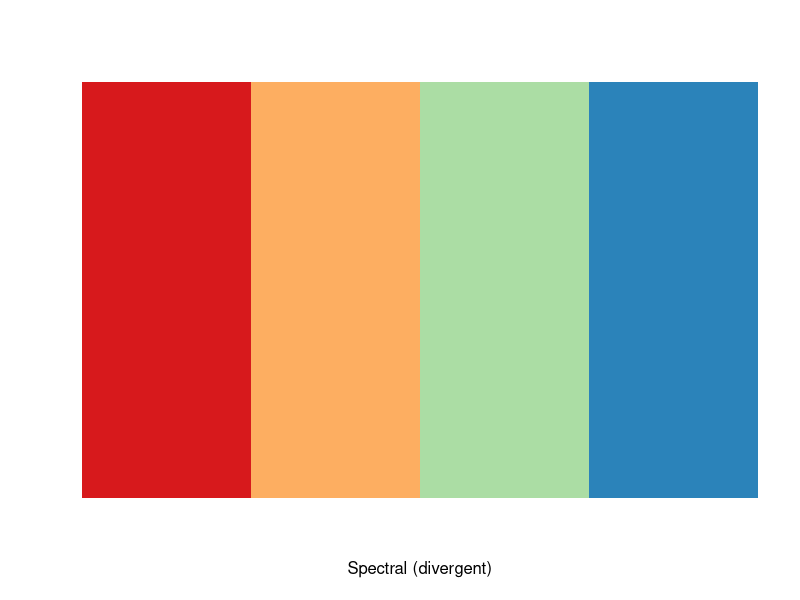

Generate this figure with R: (Note: this script raises an error after producing the figure.)
rm(list=ls())

#library("epanetReader")
library("car")
library("dplyr")

##################################################
#ZOI.dat <- read.inp("hydro_echo_NAA_20220624.inp")
#str(ZOI.dat)



##################################################
library("RColorBrewer")
display.brewer.pal(4, "Spectral")
brewer.pal(4, "Spectral")

flow.dat <- read.csv("data_inflow/Inflow.csv")
flow.dat <- transform(flow.dat, bg.col = ifelse(OMR < -6000, "#D7191C95", ifelse(OMR < -4900 & OMR >-6000, "#FDAE6195", ifelse(OMR > -2200, "#2B83BA95", "#ABDDA495"))))
flow.dat <- transform(flow.dat, bg.col = as.character(bg.col))

flow.dat[1:50,]
flow.dat[400:500,]

head(flow.dat)
unique(flow.dat$OMR)

############### Quantile Subset ##############

flow.dat <- read.csv("data_inflow/Inflow.csv")

###############

Sac.quant <- quantile(flow.dat$Sac.cfs, probs = c(0.25, 0.5, 0.75))
Sjr.quant <- quantile(flow.dat$SJR.cfs, probs = c(0.25, 0.5, 0.75))


Flow.subset <- transform(flow.dat, Sub.group = ifelse(Sac.cfs <=  1.2*Sac.quant[[2]] &
                                                        Sac.cfs >=  0.8*Sac.quant[[2]] &
                                                        SJR.cfs <= 1.2*Sjr.quant[[1]] &
                                                        SJR.cfs >= 0.8*Sjr.quant[[1]], "A",
                                                      ifelse(Sac.cfs <=  1.2*Sac.quant[[2]] &
                                                               Sac.cfs >=  0.8*Sac.quant[[2]] &
                                                               SJR.cfs <= 1.2*Sjr.quant[[2]] &
                                                               SJR.cfs >= 0.8*Sjr.quant[[2]], "B",
                                                             ifelse(Sac.cfs <=  1.2*Sac.quant[[2]] &
                                                                      Sac.cfs >=  0.8*Sac.quant[[2]] &
                                                                      SJR.cfs <= 1.2*Sjr.quant[[3]] &
                                                                      SJR.cfs >= 0.8*Sjr.quant[[3]], "C",
                                                                    ifelse(SJR.cfs <=  1.2*Sjr.quant[[2]] &
                                                                             SJR.cfs >=  0.8*Sjr.quant[[2]] &
                                                                             Sac.cfs <= 1.2*Sac.quant[[1]] &
                                                                             Sac.cfs >= 0.8*Sac.quant[[1]], "D",
                                                                           ifelse(SJR.cfs <=  1.2*Sjr.quant[[2]] &
                                                                                    SJR.cfs >=  0.8*Sjr.quant[[2]] &
                                                                                    Sac.cfs <= 1.2*Sac.quant[[3]] &
                                                                                    Sac.cfs >= 0.8*Sac.quant[[3]], "E", "F"))))))


Flow.subset <- subset(Flow.subset, Sub.group != "F")
nrow(Flow.subset)

### Summarize counts of OMR across groups ###

Flow.sum <- Flow.subset %>%
  group_by(OMR, Sub.group) %>%
  summarise(Count = length(OMR)) %>%
  as.data.frame(Flow.sum)

Flow.sum

### Alternatively subset Directly ##
Flow.subset <- subset(flow.dat, Sac.cfs <=  1.2*Sac.quant[[2]] &
                        Sac.cfs >=  0.8*Sac.quant[[2]] &
                        SJR.cfs <= 1.2*Sjr.quant[[1]] &
                        SJR.cfs >= 0.8*Sjr.quant[[1]] |

                        Sac.cfs <=  1.2*Sac.quant[[2]] &
                        Sac.cfs >=  0.8*Sac.quant[[2]] &
                        SJR.cfs <= 1.2*Sjr.quant[[2]] &
                        SJR.cfs >= 0.8*Sjr.quant[[2]] |

                        Sac.cfs <=  1.2*Sac.quant[[2]] &
                        Sac.cfs >=  0.8*Sac.quant[[2]] &
                        SJR.cfs <= 1.2*Sjr.quant[[3]] &
                        SJR.cfs >= 0.8*Sjr.quant[[3]] |

                        SJR.cfs <=  1.2*Sjr.quant[[2]] &
                        SJR.cfs >=  0.8*Sjr.quant[[2]] &
                        Sac.cfs <= 1.2*Sac.quant[[1]] &
                        Sac.cfs >= 0.8*Sac.quant[[1]] |

                        SJR.cfs <=  1.2*Sjr.quant[[2]] &
                        SJR.cfs >=  0.8*Sjr.quant[[2]] &
                        Sac.cfs <= 1.2*Sac.quant[[3]] &
                        Sac.cfs >= 0.8*Sac.quant[[3]])

nrow(Flow.subset)

## Added: plot the subsetted data to check -----------------------------------
library(ggplot2)
library(viridis)
ggplot(Flow.subset) +
  geom_point(aes(x = Sac.cfs, y = SJR.cfs, color = Sub.group, shape = factor(OMR)), size = 3) +
  geom_vline(xintercept = Sac.quant[[2]], linetype = "dashed") +
  geom_hline(yintercept = Sjr.quant[[2]], linetype = "dashed") +
  labs(x = "Sacramento Inflow (cfs)", y = "SJR Inflow (cfs)") +
  scale_color_viridis(option = "turbo", discrete = TRUE) +
  theme_bw()


########################################################
################## Quantile Plot #######################
########################################################

jpeg(filename = "Quantile_subset.jpg", heigh=7.5, width = 5.5, units="in", bg="white", res=500)

par(mfrow=c(2,1), oma=c(3.25, 3.75, 0.5, 1), mar=c(0.25, 0.75, 0.25, 0.25), bty="l")

plot(flow.dat$Sac.cfs, flow.dat$SJR.cfs, pch=21, lwd=0.25, bg=flow.dat$bg.col, cex=1.2, xlim=c(5000, 80000), ylim=c(0, 20000), las=1, xlab="", ylab="", axes=FALSE, frame=TRUE)
axis(1, at = c(20000, 40000, 60000, 80000), labels=FALSE)
axis(2, at = c(0, 5000, 10000, 15000, 20000), las=1)

polygon(c(0.8*Sac.quant[[2]], 1.2*Sac.quant[[2]], 1.2*Sac.quant[[2]], 0.8*Sac.quant[[2]]),
        c(0.8*Sjr.quant[[2]], 0.8*Sjr.quant[[2]], 1.2*Sjr.quant[[2]], 1.2*Sjr.quant[[2]]), lty=2, border="purple")

polygon(c(0.8*Sac.quant[[2]], 1.2*Sac.quant[[2]], 1.2*Sac.quant[[2]], 0.8*Sac.quant[[2]]),
        c(0.8*Sjr.quant[[1]], 0.8*Sjr.quant[[1]], 1.2*Sjr.quant[[1]], 1.2*Sjr.quant[[1]]), lty=2, border="purple")

polygon(c(0.8*Sac.quant[[2]], 1.2*Sac.quant[[2]], 1.2*Sac.quant[[2]], 0.8*Sac.quant[[2]]),
        c(0.8*Sjr.quant[[3]], 0.8*Sjr.quant[[3]], 1.2*Sjr.quant[[3]], 1.2*Sjr.quant[[3]]), lty=2, border="purple")


#Sac quantiles
lines(c(Sac.quant[[2]], Sac.quant[[2]]), c(0, 20000), lty=2, lwd=0.8, col="black")
#SJR quantiles
lines(c(0, 90000), c(Sjr.quant[[2]], Sjr.quant[[2]]), lty=2, lwd=0.8, col="black")

points(c(70000, 70000, 70000, 70000), c(20000, 19250, 18500, 17750), pch=21, lwd=0.5, bg=c("#D7191C", "#FDAE61", "#ABDDA4", "#2B83BA"))
text(c(70000, 70000, 70000, 70000), c(20000, 19250, 18500, 17750), labels=c("-6,500", "-5,000", "-3,500", "-2,000"), pos=4, cex=0.75)

mtext(2, text="San Joaquin Inflow (cfs)", line=3.5)

plot(flow.dat$Sac.cfs, flow.dat$SJR.cfs, pch=21, lwd=0.25, bg=flow.dat$bg.col, cex=1.2, xlim=c(5000, 80000), ylim=c(0, 20000), las=1, xlab="", ylab="", axes=FALSE, frame=TRUE)
axis(1, at = c(20000, 40000, 60000, 80000))
axis(2, at = c(0, 5000, 10000, 15000, 20000), las=1)

polygon(c(0.8*Sac.quant[[2]], 1.2*Sac.quant[[2]], 1.2*Sac.quant[[2]], 0.8*Sac.quant[[2]]),
        c(0.8*Sjr.quant[[2]], 0.8*Sjr.quant[[2]], 1.2*Sjr.quant[[2]], 1.2*Sjr.quant[[2]]), lty=2, border="purple")

polygon(c(0.8*Sac.quant[[1]], 1.2*Sac.quant[[1]], 1.2*Sac.quant[[1]], 0.8*Sac.quant[[1]]),
        c(0.8*Sjr.quant[[2]], 0.8*Sjr.quant[[2]], 1.2*Sjr.quant[[2]], 1.2*Sjr.quant[[2]]), lty=2, border="purple")

polygon(c(0.8*Sac.quant[[3]], 1.2*Sac.quant[[3]], 1.2*Sac.quant[[3]], 0.8*Sac.quant[[3]]),
        c(0.8*Sjr.quant[[2]], 0.8*Sjr.quant[[2]], 1.2*Sjr.quant[[2]], 1.2*Sjr.quant[[2]]), lty=2, border="purple")


#Sac quantiles
lines(c(Sac.quant[[2]], Sac.quant[[2]]), c(0, 20000), lty=2, lwd=0.8, col="black")
#SJR quantiles
lines(c(0, 90000), c(Sjr.quant[[2]], Sjr.quant[[2]]), lty=2, lwd=0.8, col="black")


mtext(1, text="Sacramento Inflow (cfs)", line=2.25)
mtext(2, text="San Joaquin Inflow (cfs)", line=3.5)

dev.off()



############# OMR Frequency ################

flow.sum <- flow.dat %>%
  group_by(OMR) %>%
  summarise(tot.count = length(OMR)) %>%
  as.data.frame(flow.sum)

flow.sum

################# Quantiles and plot ##################

Sac.quant <- quantile(flow.dat$Sac.cfs, probs = c(0.25, 0.5, 0.75))
Sjr.quant <- quantile(flow.dat$SJR.cfs, probs = c(0.25, 0.5, 0.75))


jpeg(filename = "Sac_SJR_Inflow.jpg", heigh=5, width = 7, units="in", bg="white", res=500)

par(mfrow=c(1,1), oma=c(3.25, 3.75, 0.5, 0.5), mar=c(0.25, 0.75, 0.5, 0.25), bty="l")

plot(flow.dat$Sac.cfs, flow.dat$SJR.cfs, pch=21, lwd=0.25, bg=flow.dat$bg.col, cex=1.2, xlim=c(5000, 80000), ylim=c(0, 20000), las=1, xlab="", ylab="")
par(new=TRUE)
dataEllipse(flow.dat$Sac.cfs, flow.dat$SJR.cfs, levels=c(0.25, 0.5, 0.75), center.cex = 0.5, ellipse.label = c(0.25, 0.5, 0.75), plot.points=FALSE, xlim=c(5000, 80000), ylim=c(0, 20000), las=1, xlab="", ylab="", col="black", lwd=0.8)

#Sac quantiles
lines(c(Sac.quant[[1]], Sac.quant[[1]]), c(0, 20000), lty=2, lwd=0.8, col="black")
lines(c(Sac.quant[[2]], Sac.quant[[2]]), c(0, 20000), lty=2, lwd=0.8, col="black")
lines(c(Sac.quant[[3]], Sac.quant[[3]]), c(0, 20000), lty=2, lwd=0.8, col="black")

#SJR quantiles
lines(c(0, 90000), c(Sjr.quant[[1]], Sjr.quant[[1]]), lty=2, lwd=0.8, col="black")
lines(c(0, 90000), c(Sjr.quant[[2]], Sjr.quant[[2]]), lty=2, lwd=0.8, col="black")
lines(c(0, 90000), c(Sjr.quant[[3]], Sjr.quant[[3]]), lty=2, lwd=0.8, col="black")

text(Sac.quant[[1]], Sjr.quant[[1]], labels=expression("25"^"th"), cex=0.75)
text(Sac.quant[[2]], Sjr.quant[[2]], labels=expression("50"^"th"), cex=0.75)
text(Sac.quant[[3]], Sjr.quant[[3]], labels=expression("75"^"th"), cex=0.75)

points(c(75000, 75000, 75000, 75000), c(20000, 19250, 18500, 17750), pch=21, lwd=0.5, bg=c("#D7191C", "#FDAE61", "#ABDDA4", "#2B83BA"))
text(c(75000, 75000, 75000, 75000), c(20000, 19250, 18500, 17750), labels=c("-6,500", "-5,000", "-3,500", "-2,000"), pos=4, cex=0.75)


mtext(1, text="Sacramento Inflow (cfs)", line=2.25)
mtext(2, text="San Joaquin Inflow (cfs)", line=3.5)

dev.off()

###########################################



################# 50th percentile ###################
flow.sub50 <- subset(flow.dat, Sac.cfs <= 1.1*Sac.quant[[2]] &
                       Sac.cfs >= 0.9*Sac.quant[[2]] &
                       SJR.cfs <= 1.1*Sjr.quant[[2]] &
                       SJR.cfs >= 0.9*Sjr.quant[[2]])

flow.sum50 <- flow.sub50 %>%
  group_by(OMR) %>%
  summarise(count = length(OMR)) %>%
  as.data.frame(flow.sum50)

flow.sum50

########## 25th percentile #############
flow.sub25 <- subset(flow.dat, Sac.cfs <= 1.1*Sac.quant[[1]] &
                       Sac.cfs >= 0.9*Sac.quant[[1]] &
                       SJR.cfs <= 1.1*Sjr.quant[[1]] &
                       SJR.cfs >= 0.9*Sjr.quant[[1]])

flow.sum25 <- flow.sub25 %>%
  group_by(OMR) %>%
  summarise(count = length(OMR)) %>%
  as.data.frame(flow.sum25)

flow.sum25


########## 75th percentile #############
flow.sub75 <- subset(flow.dat, Sac.cfs <= 1.1*Sac.quant[[3]] &
                       Sac.cfs >= 0.9*Sac.quant[[3]] &
                       SJR.cfs <= 1.1*Sjr.quant[[3]] &
                       SJR.cfs >= 0.9*Sjr.quant[[3]])

flow.sum75 <- flow.sub75 %>%
  group_by(OMR) %>%
  summarise(count = length(OMR)) %>%
  as.data.frame(flow.sum75)

flow.sum75


#################################################################
############ iterating across different quantiles ###############
#################################################################



quants <- seq(0.15, 0.85, 0.05)

dat.goods <- data.frame(OMR=NA, count = NA, quant = NA)

for(i in 1:length(quants)){
  SJR.Quant <- quantile(flow.dat$SJR.cfs, probs = quants[[i]])
  Sac.Quant <- quantile(flow.dat$Sac.cfs, probs = quants[[i]])

  flow.sub <- subset(flow.dat, Sac.cfs <= 1.15*Sac.Quant &
                       Sac.cfs >= 0.85*Sac.Quant &
                       SJR.cfs <= 1.15*SJR.Quant &
                       SJR.cfs >= 0.85*SJR.Quant)

  sum.flow <- flow.sub %>%
    group_by(OMR) %>%
    summarise(count = length(OMR)) %>%
    as.data.frame(sum.flow)

  sum.flow$quant <- quants[[i]]
  dat.goods <- rbind(dat.goods, sum.flow)
}

dat.goods <- dat.goods[-1,]
dat.goods

dat.goods <- merge(dat.goods, flow.sum, by="OMR", all.x=TRUE)
dat.goods <- transform(dat.goods, perc.rep = (count/tot.count))
dat.goods <- dat.goods[order(dat.goods$quant),]

dat.goods.csv <- write.csv(dat.goods, "quantile_counts.csv", row.names=FALSE)


####################### Quantile Box #######################


jpeg(filename = "Inflow_subset.jpg", heigh=5, width = 7, units="in", bg="white", res=500)

par(mfrow=c(1,1), oma=c(3.25, 3.75, 0.5, 0.5), mar=c(0.25, 0.75, 0.5, 0.25), bty="l")

plot(flow.dat$Sac.cfs, flow.dat$SJR.cfs, pch=21, lwd=0.25, bg=flow.dat$bg.col, cex=1.2, xlim=c(5000, 80000), ylim=c(0, 20000), las=1, xlab="", ylab="")

polygon(c(0.85*Sac.quant[[2]], 1.15*Sac.quant[[2]], 1.15*Sac.quant[[2]], 0.85*Sac.quant[[2]]),
        c(0.85*Sjr.quant[[2]], 0.85*Sjr.quant[[2]], 1.15*Sjr.quant[[2]], 1.15*Sjr.quant[[2]]), lty=2, border="white")


#Sac quantiles
lines(c(Sac.quant[[2]], Sac.quant[[2]]), c(0, 20000), lty=2, lwd=0.8, col="black")
#SJR quantiles
lines(c(0, 90000), c(Sjr.quant[[2]], Sjr.quant[[2]]), lty=2, lwd=0.8, col="black")
#text(Sac.quant[[2]], Sjr.quant[[2]], labels=expression("50"^"th"), cex=0.75)

points(c(75000, 75000, 75000, 75000), c(20000, 19250, 18500, 17750), pch=21, lwd=0.5, bg=c("#D7191C", "#FDAE61", "#ABDDA4", "#2B83BA"))
text(c(75000, 75000, 75000, 75000), c(20000, 19250, 18500, 17750), labels=c("-6,500", "-5,000", "-3,500", "-2,000"), pos=4, cex=0.75)


mtext(1, text="Sacramento Inflow (cfs)", line=2.25)
mtext(2, text="San Joaquin Inflow (cfs)", line=3.5)

dev.off()








